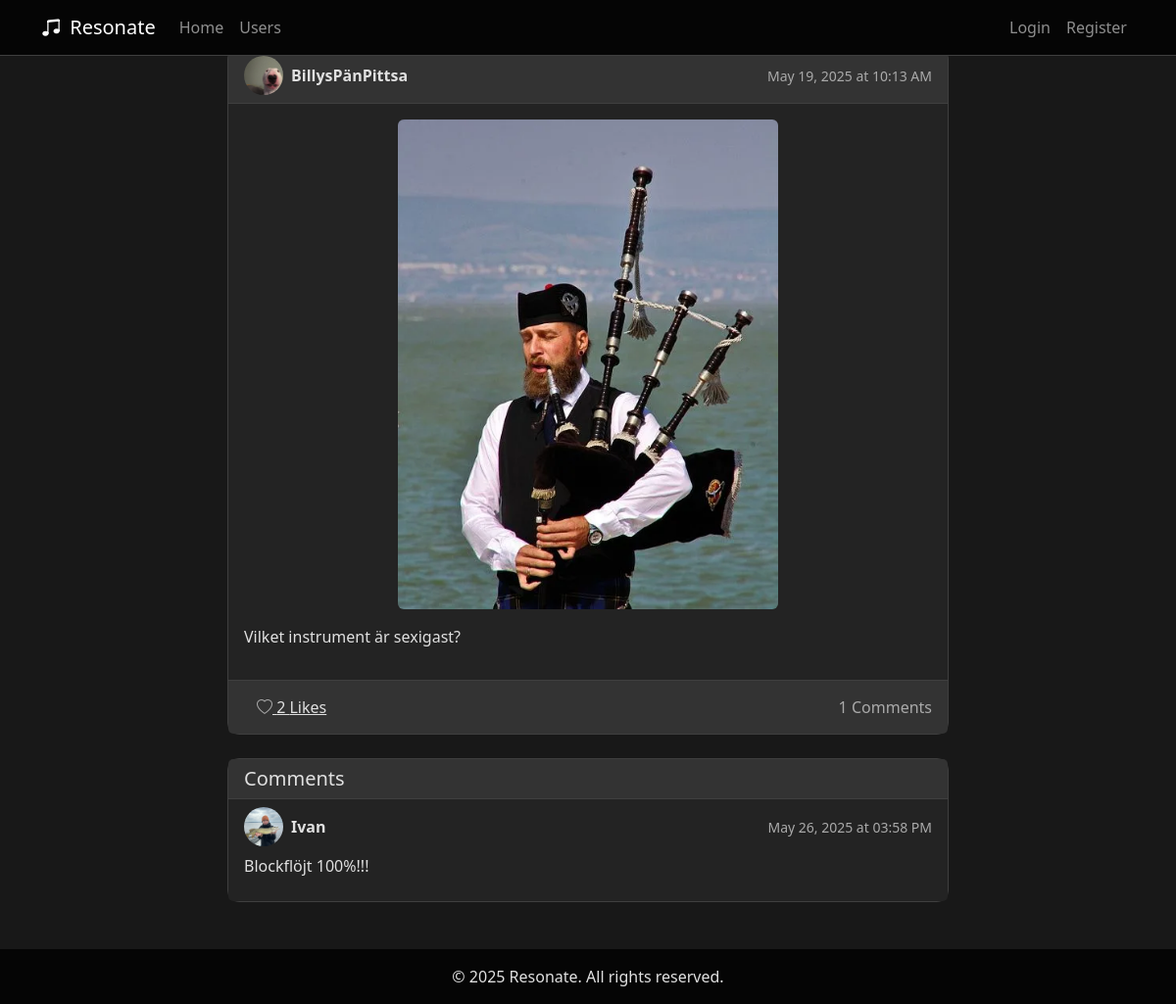
Page /post/8d9cf367-186c-47d4-8111-7715c9c2128b on the earlier database version.
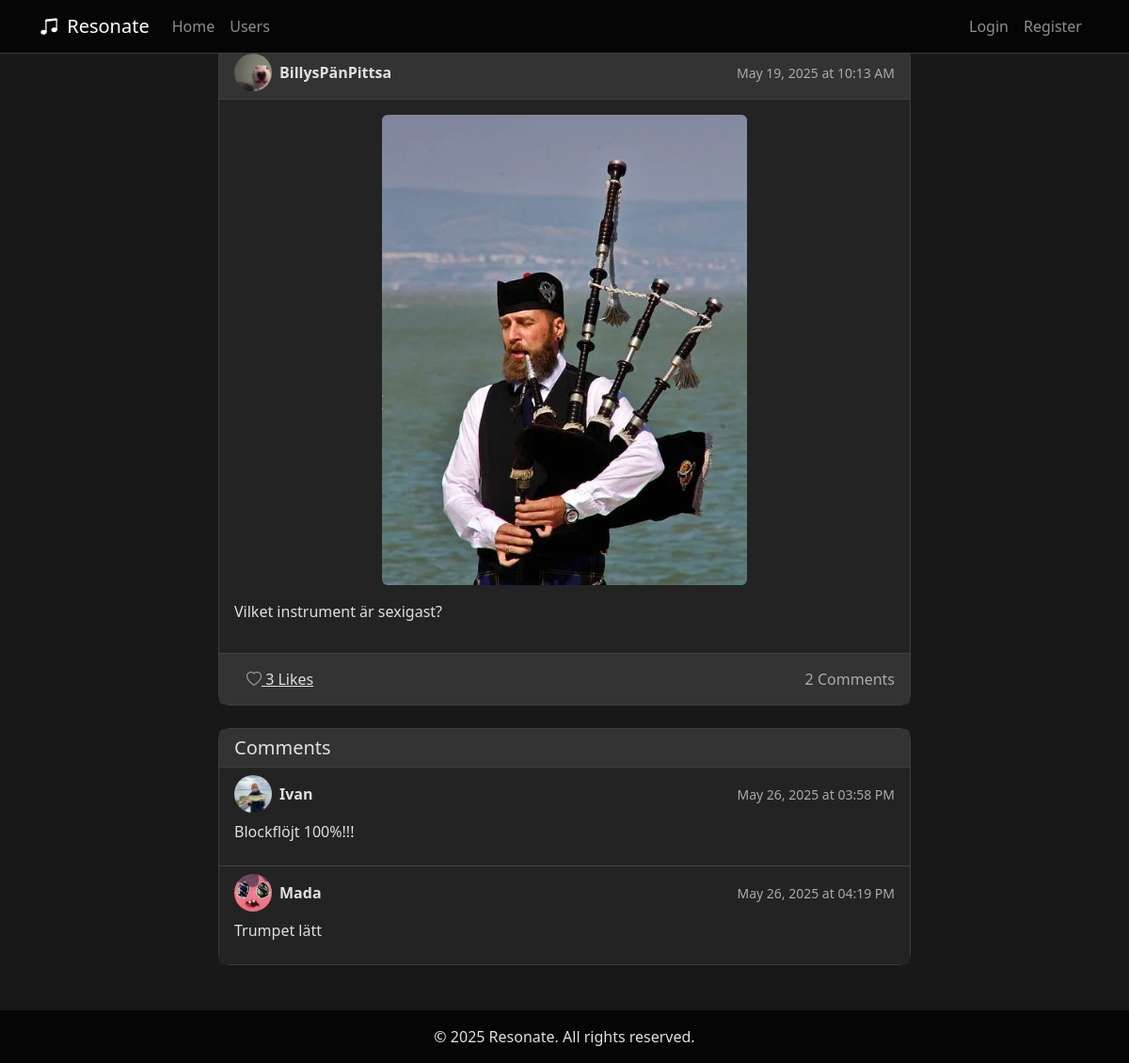
Same page on the later database version.
### app.py (models this page shows, shortened)
class User(UserMixin, db.Model):
    __tablename__ = 'users'
    userId = db.Column(db.String(36), primary_key=True, default=lambda: str(uuid.uuid4()))
    username = db.Column(db.String(80), nullable=False)
    email = db.Column(db.String(120), unique=True, nullable=False)
    password = db.Column(db.String(128))
    profilePicture = db.Column(db.String, nullable=True, default='default.jpg')
    favoriteGenres = db.Column(db.String, nullable=True)
    createdAt = db.Column(db.DateTime, default=datetime.utcnow)
    spotify_access_token = db.Column(db.String(255), nullable=True)
    spotify_refresh_token = db.Column(db.String(255), nullable=True)
    spotify_user_id = db.Column(db.String(255), nullable=True)
    spotify_token_expiry = db.Column(db.DateTime, nullable=True)
    bio = db.Column(db.Text, nullable=True)
    sotd_title = db.Column(db.String(200), nullable=True)
    sotd_artist = db.Column(db.String(200), nullable=True)
    song_picture = db.Column(db.String(200), nullable=True)
    favorite_songs = db.Column(db.String, nullable=True)
    followed = db.relationship(
        'User',
        secondary=followers,
        primaryjoin=(followers.c.follower_id == userId),
        secondaryjoin=(followers.c.followed_id == userId),
        backref=db.backref('followers', lazy='dynamic'),
        lazy='dynamic'
    )

class Post(db.Model):
    __tablename__ = 'posts'
    postId = db.Column(db.String(36), primary_key=True, default=lambda: str(uuid.uuid4()))
    userId = db.Column(db.String(36), db.ForeignKey('users.userId'), nullable=False)
    content = db.Column(db.Text, nullable=False)
    created_at = db.Column(db.DateTime, default=datetime.utcnow)
    post_picture = db.Column(db.String(200), nullable=True)
    user = db.relationship('User', backref=db.backref('posts', lazy='dynamic'))
    likes = db.relationship('Like', primaryjoin='Post.postId==Like.postId',
                            backref='post', lazy='dynamic')
    comments = db.relationship('Comment', primaryjoin='Post.postId==Comment.postId',
                               backref='post', lazy='dynamic')

class Comment(db.Model):
    __tablename__ = 'comments'
    commentId = db.Column(db.String(36), primary_key=True, default=lambda: str(uuid.uuid4()))
    userId = db.Column(db.String(36), db.ForeignKey('users.userId'), nullable=False)
    postId = db.Column(db.String(36), db.ForeignKey('posts.postId'), nullable=False)
    content = db.Column(db.Text, nullable=False)
    created_at = db.Column(db.DateTime, default=datetime.utcnow)
    user = db.relationship('User', backref='comments')

### app.py (the view)
@app.route('/post/<post_id>')
def view_post(post_id):
    post = Post.query.get_or_404(post_id)
    return render_template('view_post.html', post=post, Comment=Comment, user=post.user)

### templates/view_post.html (shortened to what this page needs)
{% extends "base.html" %}
{% block content %}
<div class="container">
    <div class="row justify-content-center">
        <div class="col-md-8">
            <div class="card mb-4">
                <div class="card-header d-flex justify-content-between align-items-center" style="background-color: var(--bg-tertiary); border-bottom: 1px solid var(--border-color);">
                    <div class="d-flex align-items-center">
                        <img src="{{ url_for('static', filename='profile_pics/' + user.profilePicture) }}"
                            class="profile-pic-small rounded-circle me-2"
                            alt="{{ user.username }}'s profile picture">
                        <strong style="color: var(--text-primary);">{{ post.user.username }}</strong>
                    </div>
                    <small class="text-muted">{{ post.created_at.strftime('%B %d, %Y at %I:%M %p') }}</small>
                </div>
                <div class="card-body" style="background-color: var(--bg-secondary); color: var(--text-primary);">
                    {% if post.post_picture %}
                    <div class="mb-3 text-center">
                        <img src="{{ url_for('static', filename='post_pics/' + post.post_picture) }}"
                             alt="Post Image"
                             class="img-fluid rounded"
                             style="max-height: 500px; object-fit: contain;">
                    </div>
                    {% endif %}
                    <p>{{ post.content }}</p>
                </div>
                <div class="card-footer" style="background-color: var(--bg-tertiary); border-top: 1px solid var(--border-color);">
                    <div class="d-flex justify-content-between align-items-center">
                        <form method="POST" action="{{ url_for('like_post', post_id=post.postId) }}" class="d-inline">
                            <button type="submit" class="btn btn-link" style="color: var(--text-primary);">
                                {% if current_user.is_authenticated and current_user.has_liked_post(post) %}
                                    <i class="bi bi-heart-fill text-danger"></i>
                                {% else %}
                                    <i class="bi bi-heart text-muted"></i>
                                {% endif %}
                                {{ post.likes.count() }} Likes
                            </button>
                        </form>
                        <span class="text-muted">{{ post.comments.count() }} Comments</span>
                    </div>
                </div>
            </div>
            {% if post.comments.count() > 0 %}
            <div class="card">
                <div class="card-header" style="background-color: var(--bg-tertiary); border-bottom: 1px solid var(--border-color);">
                    <h5 class="mb-0" style="color: var(--text-primary);">Comments</h5>
                </div>
                <ul class="list-group list-group-flush">
                    {% for comment in post.comments %}
                    <li class="list-group-item" style="background-color: var(--bg-secondary); color: var(--text-primary); border-color: var(--border-color);">
                        <div class="d-flex justify-content-between align-items-center">
                            <div class="d-flex align-items-center">
                                <img src="{{ url_for('static', filename='profile_pics/' + comment.user.profilePicture) }}"
                                     class="profile-pic-small rounded-circle me-2"
                                     alt="{{ comment.user.username }}'s profile picture">
                                <strong>{{ comment.user.username }}</strong>
                            </div>
                            <small class="text-muted">{{ comment.created_at.strftime('%B %d, %Y at %I:%M %p') }}</small>
                        </div>
                        <p class="mt-2">{{ comment.content }}</p>
                    </li>
                    {% endfor %}
                </ul>
            </div>
            {% endif %}
        </div>
    </div>
</div>
{% endblock %}

### templates/base.html (shortened to what this page needs)
<!DOCTYPE html>
<html lang="en">
<head>
    <link href="https://cdn.jsdelivr.net/npm/bootstrap@5.2.3/dist/css/bootstrap.min.css" rel="stylesheet">
    <link rel="stylesheet" href="https://cdn.jsdelivr.net/npm/bootstrap-icons@1.10.3/font/bootstrap-icons.css">
</head>
<body>
    <nav class="navbar navbar-expand-lg navbar-dark bg-primary fixed-top">
        <div class="container">
            <a class="navbar-brand" href="{{ url_for('index') }}">
                <i class="bi bi-music-note-beamed me-1"></i> Resonate
            </a>
            <div class="collapse navbar-collapse" id="navbarNav">
                <ul class="navbar-nav me-auto">
                    <li class="nav-item">
                        <a class="nav-link" href="{{ url_for('index') }}">Home</a>
                    </li>
                    <li class="nav-item">
                        <a class="nav-link" href="{{ url_for('users') }}">Users</a>
                    </li>
                </ul>
                <ul class="navbar-nav ms-auto">
                    {% if current_user.is_authenticated %}
                    <li class="nav-item dropdown">
                        <a class="nav-link dropdown-toggle" href="#" role="button" data-bs-toggle="dropdown">
                            <img src="{{ url_for('static', filename='profile_pics/' + current_user.profilePicture) }}"
                                 class="rounded-circle me-1" style="width: 24px; height: 24px; object-fit: cover;">
                            {{ current_user.username }}
                        </a>
                        <ul class="dropdown-menu dropdown-menu-end">
                            <li>
                                <a class="dropdown-item" href="{{ url_for('profile', username=current_user.username) }}">
                                    <i class="bi bi-person me-2"></i>My Profile
                                </a>
                            </li>
                            <li>
                                <a class="dropdown-item" href="{{ url_for('edit_profile') }}">
                                    <i class="bi bi-gear me-2"></i>Edit Profile
                                </a>
                            </li>
                            <li><hr class="dropdown-divider"></li>
                            <li>
                                <a class="dropdown-item" href="{{ url_for('logout') }}">
                                    <i class="bi bi-box-arrow-right me-2"></i>Logout
                                </a>
                            </li>
                        </ul>
                    </li>
                    {% else %}
                    <li class="nav-item">
                        <a class="nav-link" href="{{ url_for('login') }}">Login</a>
                    </li>
                    <li class="nav-item">
                        <a class="nav-link" href="{{ url_for('register') }}">Register</a>
                    </li>
                    {% endif %}
                </ul>
            </div>
        </div>
    </nav>
    <main class="py-5">
        {% block content %}{% endblock %}
    </main>
    <footer class="footer text-center">
        <div class="container">
            <p class="mb-0">&copy; 2025 Resonate. All rights reserved.</p>
        </div>
    </footer>
</body>
</html>

### templates/base.html (style rules this page uses)
:root { --bg-primary: #181818; --bg-secondary: #232323; --bg-tertiary: #333333; --accent-primary: #6a4fbb; --accent-secondary: #a45dff; --accent-tertiary: #c4a8d6; --text-primary: #e0e0e0; --text-secondary: #aaaaaa; --text-muted: #888888; --border-color: #3f3f3f; --glow-effect: 0 0 8px rgba(164, 93, 255, 0.7), 0 0 16px rgba(164, 93, 255, 0.4); }
html, body { height: 100%; margin: 0; background-color: var(--bg-primary); color: var(--text-primary); }
body { display: flex; flex-direction: column; }
.profile-pic-small { width: 40px; height: 40px; object-fit: cover; border-radius: 50%; }
main { flex: 1 0 auto; padding-top: 80px; }
.navbar { background-color: #050505 !important; border-bottom: 1px solid var(--border-color); }
.card { background-color: var(--bg-secondary); border: 1px solid var(--border-color); border-radius: 12px; }
.card-header { background-color: var(--bg-tertiary); border-bottom: 1px solid var(--border-color); }
h1, h2, h3, h4, h5, h6, p { color: var(--text-primary); }
a { color: var(--accent-primary); }
.text-muted { color: var(--text-secondary) !important; }
.footer { flex-shrink: 0; background-color: #050505 !important; color: var(--text-secondary); width: 100%; padding: 1rem 0; }

Differences in the rows shown:
added Comment: profilePicture (picture), user.username "Mada", created_at "May 26, 2025 at 04:19 PM", content "Trumpet lätt"
Other differences:
{{ post.likes.count() }}: "2" → "3"
{{ post.comments.count() }}: "1" → "2"
